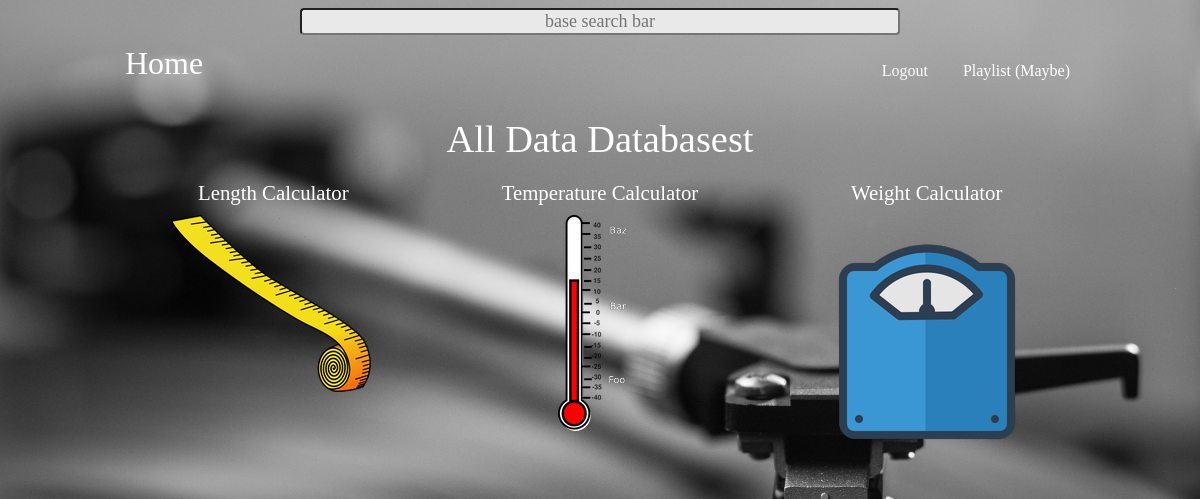
The page /calculators/ (signed in) on the database as committed earlier.
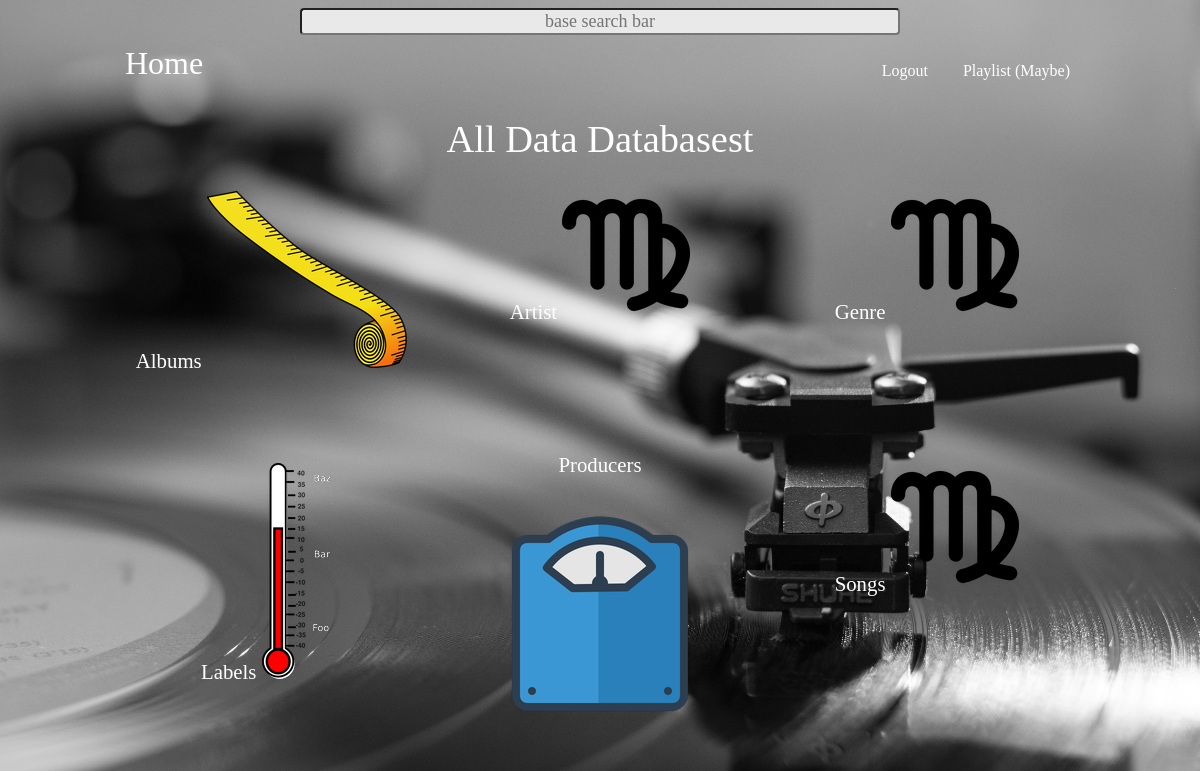
The same page on the database as committed later.
### calculators/models.py (models this page shows, shortened)
class Calculator(models.Model):
	title = models.CharField(max_length=100)
	slug = models.SlugField()
	thumb = models.ImageField(default='default.png', blank = True)

### calculators/views.py (the view)
# urls.py: path('', views.calculators_list, name = 'list'),
@login_required(login_url="/accounts/login/")
def calculators_list(request):
	calculator = Calculator.objects.all().order_by('title')
	return render(request, 'calculators/calculators_list.html',{'calculator': calculator})

### calculators/templates/calculators/calculators_list.html
{%extends 'base_layout.html'%}
{%block content%}
	<h1>All Data Databasest</h1>
	<div class = 'calculators'>
	{% for calc in calculator %}
		<div class= 'calculator'>
			<h2 >
				<a href="{%url 'calculators:detail' slug=calc.slug%}">
					{{calc.title}}
					<img  class="list-img" src="{{calc.thumb.url}}"/>
				</a>
			</h2>
		</div>
	{%endfor%}
	</div>
{%endblock%}

### templates/base_layout.html (shortened to what this page needs)
{% load static from static %}
<!DOCTYPE html>
<html>
	<head>
		<link rel="stylesheet" href="{%static 'styles.css'%}">
	</head>
	<body>
		<div class="search-bar-div">
			<input class="search-bar-base"type="text" placeholder="base search bar">
		</div>
		<header class ='wrapper'>
			<h1><a href="{%url 'home' %}">Home</a></h1>
			<nav>
				<ul>
					{%if user.is_authenticated%}
					<li>
						<form class= "logout-link" action="{%url 'accounts:logout'%}" method ='post'>
							<button type ="submit">Logout</button>
						</form>
					</li>
					<li><a class="list-link" href="{%url 'calculators:list' %}">Playlist (Maybe)</a> </li>
					{%else %}
					<li><a href="{%url 'accounts:login'%}">Login</a> </li>
					<li><a href="{%url 'accounts:signup'%}">Signup</a> </li>
					{%endif%}
				</ul>
			</nav>
		</header>
		<div class= "wrapper">
			{%block content%}
			{%endblock%}
		</div>
	</body>
</html>

### assets/styles.css (style rules this page uses)
body { background-color: rgb(143, 143, 143); background-image: url(musicbackground.jpg); background-repeat: no-repeat; background-size: 100%; color: rgb(255, 255, 255); }
body * { font-family: Garamond, serif; }
h1,h2,h3,h4,h5 { font-weight: normal; margin: 0; }
a, a:hover,a:visited { color: rgb(255, 255, 255); text-decoration: none; }
.wrapper { max-width: 950px; margin: 0 auto; }
div.wrapper h1 { text-align: center; margin: 10px auto; font-size: 2.4em; }
header { display:grid; grid-template-columns: 1fr 1fr; padding: 10px 0; }
nav { justify-self: end; font-size:1em; }
nav li { display: inline-block; margin-left: 20px; margin-right: 5px; }
nav button { background: none; color: rgb(255, 255, 255); cursor: pointer; border: 0; font-size:1em; }
.calculators { display:grid; grid-template-columns:1fr 1fr 1fr; grid-gap: 30px }
.calculator { padding: 10px; position: relative; padding-bottom:40px; text-align: center; }
.calculator h2 { font-size: 1.3em; }
.list-img { margin-top: 10px }
a.list-link { border-radius: 4px; }
li { list-style-type: none; }
.search-bar-base { width: 50%; font-size: large; text-align: center; border-radius: 4px; background-color: #e9e9e9; }
.search-bar-div { display: flex; justify-content: center; align-items: center; text-align: center; }

Rows that differ between the two databases and show on the page:
changed Calculator: title "Length Calculator" → "Albums"
added Calculator: title "Artist", thumb (placeholder picture)
added Calculator: title "Genre", thumb (placeholder picture)
changed Calculator: title "Temperature Calculator" → "Labels"
changed Calculator: title "Weight Calculator" → "Producers"
added Calculator: title "Songs", thumb (placeholder picture)
